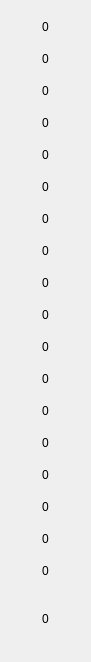
   <widget class="QWidget" name="gridLayoutWidget_6">
    <property name="geometry">
     <rect>
      <x>290</x>
      <y>41</y>
      <width>71</width>
      <height>601</height>
     </rect>
    </property>
    <layout class="QGridLayout" name="Cgrid">
     <property name="spacing">
      <number>0</number>
     </property>
     <item row="16" column="0">
      <widget class="QPushButton" name="pushButton_43">
       <property name="sizePolicy">
        <sizepolicy hsizetype="Fixed" vsizetype="Fixed">
         <horstretch>0</horstretch>
         <verstretch>0</verstretch>
        </sizepolicy>
       </property>
       <property name="minimumSize">
        <size>
         <width>69</width>
         <height>32</height>
        </size>
       </property>
       <property name="maximumSize">
        <size>
         <width>69</width>
         <height>32</height>
        </size>
       </property>
       <property name="text">
        <string>0</string>
       </property>
       <property name="flat">
        <bool>true</bool>
       </property>
      </widget>
     </item>
     <item row="12" column="0">
      <widget class="QPushButton" name="pushButton_45">
       <property name="sizePolicy">
        <sizepolicy hsizetype="Fixed" vsizetype="Fixed">
         <horstretch>0</horstretch>
         <verstretch>0</verstretch>
        </sizepolicy>
       </property>
       <property name="minimumSize">
        <size>
         <width>69</width>
         <height>32</height>
        </size>
       </property>
       <property name="maximumSize">
        <size>
         <width>69</width>
         <height>32</height>
        </size>
       </property>
       <property name="text">
        <string>0</string>
       </property>
       <property name="flat">
        <bool>true</bool>
       </property>
      </widget>
     </item>
     <item row="13" column="0">
      <widget class="QPushButton" name="pushButton_46">
       <property name="sizePolicy">
        <sizepolicy hsizetype="Fixed" vsizetype="Fixed">
         <horstretch>0</horstretch>
         <verstretch>0</verstretch>
        </sizepolicy>
       </property>
       <property name="minimumSize">
        <size>
         <width>69</width>
         <height>32</height>
        </size>
       </property>
       <property name="maximumSize">
        <size>
         <width>69</width>
         <height>32</height>
        </size>
       </property>
       <property name="text">
        <string>0</string>
       </property>
       <property name="flat">
        <bool>true</bool>
       </property>
      </widget>
     </item>
     <item row="8" column="0">
      <widget class="QPushButton" name="pushButton_47">
       <property name="sizePolicy">
        <sizepolicy hsizetype="Fixed" vsizetype="Fixed">
         <horstretch>0</horstretch>
         <verstretch>0</verstretch>
        </sizepolicy>
       </property>
       <property name="minimumSize">
        <size>
         <width>69</width>
         <height>32</height>
        </size>
       </property>
       <property name="maximumSize">
        <size>
         <width>69</width>
         <height>32</height>
        </size>
       </property>
       <property name="text">
        <string>0</string>
       </property>
       <property name="flat">
        <bool>true</bool>
       </property>
      </widget>
     </item>
     <item row="14" column="0">
      <widget class="QPushButton" name="pushButton_48">
       <property name="sizePolicy">
        <sizepolicy hsizetype="Fixed" vsizetype="Fixed">
         <horstretch>0</horstretch>
         <verstretch>0</verstretch>
        </sizepolicy>
       </property>
       <property name="minimumSize">
        <size>
         <width>69</width>
         <height>32</height>
        </size>
       </property>
       <property name="maximumSize">
        <size>
         <width>69</width>
         <height>32</height>
        </size>
       </property>
       <property name="text">
        <string>0</string>
       </property>
       <property name="flat">
        <bool>true</bool>
       </property>
      </widget>
     </item>
     <item row="17" column="0">
      <widget class="QPushButton" name="pushButton_49">
       <property name="sizePolicy">
        <sizepolicy hsizetype="Fixed" vsizetype="Fixed">
         <horstretch>0</horstretch>
         <verstretch>0</verstretch>
        </sizepolicy>
       </property>
       <property name="minimumSize">
        <size>
         <width>69</width>
         <height>32</height>
        </size>
       </property>
       <property name="maximumSize">
        <size>
         <width>69</width>
         <height>32</height>
        </size>
       </property>
       <property name="text">
        <string>0</string>
       </property>
       <property name="flat">
        <bool>true</bool>
       </property>
      </widget>
     </item>
     <item row="1" column="0">
      <widget class="QPushButton" name="pushButton_50">
       <property name="sizePolicy">
        <sizepolicy hsizetype="Fixed" vsizetype="Fixed">
         <horstretch>0</horstretch>
         <verstretch>0</verstretch>
        </sizepolicy>
       </property>
       <property name="minimumSize">
        <size>
         <width>69</width>
         <height>32</height>
        </size>
       </property>
       <property name="maximumSize">
        <size>
         <width>69</width>
         <height>32</height>
        </size>
       </property>
       <property name="text">
        <string>0</string>
       </property>
       <property name="flat">
        <bool>true</bool>
       </property>
      </widget>
     </item>
     <item row="18" column="0" rowspan="2">
      <widget class="QPushButton" name="pushButton_51">
       <property name="sizePolicy">
        <sizepolicy hsizetype="Fixed" vsizetype="Fixed">
         <horstretch>0</horstretch>
         <verstretch>0</verstretch>
        </sizepolicy>
       </property>
       <property name="minimumSize">
        <size>
         <width>69</width>
         <height>64</height>
        </size>
       </property>
       <property name="maximumSize">
        <size>
         <width>69</width>
         <height>64</height>
        </size>
       </property>
       <property name="text">
        <string>0</string>
       </property>
       <property name="flat">
        <bool>true</bool>
       </property>
      </widget>
     </item>
     <item row="4" column="0">
      <widget class="QPushButton" name="pushButton_52">
       <property name="sizePolicy">
        <sizepolicy hsizetype="Fixed" vsizetype="Fixed">
         <horstretch>0</horstretch>
         <verstretch>0</verstretch>
        </sizepolicy>
       </property>
       <property name="minimumSize">
        <size>
         <width>69</width>
         <height>32</height>
        </size>
       </property>
       <property name="maximumSize">
        <size>
         <width>69</width>
         <height>32</height>
        </size>
       </property>
       <property name="text">
        <string>0</string>
       </property>
       <property name="flat">
        <bool>true</bool>
       </property>
      </widget>
     </item>
     <item row="2" column="0">
      <widget class="QPushButton" name="pushButton_53">
       <property name="sizePolicy">
        <sizepolicy hsizetype="Fixed" vsizetype="Fixed">
         <horstretch>0</horstretch>
         <verstretch>0</verstretch>
        </sizepolicy>
       </property>
       <property name="minimumSize">
        <size>
         <width>69</width>
         <height>32</height>
        </size>
       </property>
       <property name="maximumSize">
        <size>
         <width>69</width>
         <height>32</height>
        </size>
       </property>
       <property name="text">
        <string>0</string>
       </property>
       <property name="flat">
        <bool>true</bool>
       </property>
      </widget>
     </item>
     <item row="10" column="0">
      <widget class="QPushButton" name="pushButton_54">
       <property name="sizePolicy">
        <sizepolicy hsizetype="Fixed" vsizetype="Fixed">
         <horstretch>0</horstretch>
         <verstretch>0</verstretch>
        </sizepolicy>
       </property>
       <property name="minimumSize">
        <size>
         <width>69</width>
         <height>32</height>
        </size>
       </property>
       <property name="maximumSize">
        <size>
         <width>69</width>
         <height>32</height>
        </size>
       </property>
       <property name="text">
        <string>0</string>
       </property>
       <property name="flat">
        <bool>true</bool>
       </property>
      </widget>
     </item>
     <item row="5" column="0">
      <widget class="QPushButton" name="pushButton_55">
       <property name="sizePolicy">
        <sizepolicy hsizetype="Fixed" vsizetype="Fixed">
         <horstretch>0</horstretch>
         <verstretch>0</verstretch>
        </sizepolicy>
       </property>
       <property name="minimumSize">
        <size>
         <width>69</width>
         <height>32</height>
        </size>
       </property>
       <property name="maximumSize">
        <size>
         <width>69</width>
         <height>32</height>
        </size>
       </property>
       <property name="text">
        <string>0</string>
       </property>
       <property name="flat">
        <bool>true</bool>
       </property>
      </widget>
     </item>
     <item row="9" column="0">
      <widget class="QPushButton" name="pushButton_56">
       <property name="sizePolicy">
        <sizepolicy hsizetype="Fixed" vsizetype="Fixed">
         <horstretch>0</horstretch>
         <verstretch>0</verstretch>
        </sizepolicy>
       </property>
       <property name="minimumSize">
        <size>
         <width>69</width>
         <height>32</height>
        </size>
       </property>
       <property name="maximumSize">
        <size>
         <width>69</width>
         <height>32</height>
        </size>
       </property>
       <property name="text">
        <string>0</string>
       </property>
       <property name="flat">
        <bool>true</bool>
       </property>
      </widget>
     </item>
     <item row="11" column="0">
      <widget class="QPushButton" name="pushButton_57">
       <property name="sizePolicy">
        <sizepolicy hsizetype="Fixed" vsizetype="Fixed">
         <horstretch>0</horstretch>
         <verstretch>0</verstretch>
        </sizepolicy>
       </property>
       <property name="minimumSize">
        <size>
         <width>69</width>
         <height>32</height>
        </size>
       </property>
       <property name="maximumSize">
        <size>
         <width>69</width>
         <height>32</height>
        </size>
       </property>
       <property name="text">
        <string>0</string>
       </property>
       <property name="flat">
        <bool>true</bool>
       </property>
      </widget>
     </item>
     <item row="6" column="0">
      <widget class="QPushButton" name="pushButton_58">
       <property name="sizePolicy">
        <sizepolicy hsizetype="Fixed" vsizetype="Fixed">
         <horstretch>0</horstretch>
         <verstretch>0</verstretch>
        </sizepolicy>
       </property>
       <property name="minimumSize">
        <size>
         <width>69</width>
         <height>32</height>
        </size>
       </property>
       <property name="maximumSize">
        <size>
         <width>69</width>
         <height>32</height>
        </size>
       </property>
       <property name="text">
        <string>0</string>
       </property>
       <property name="flat">
        <bool>true</bool>
       </property>
      </widget>
     </item>
     <item row="7" column="0">
      <widget class="QPushButton" name="pushButton_59">
       <property name="sizePolicy">
        <sizepolicy hsizetype="Fixed" vsizetype="Fixed">
         <horstretch>0</horstretch>
         <verstretch>0</verstretch>
        </sizepolicy>
       </property>
       <property name="minimumSize">
        <size>
         <width>69</width>
         <height>32</height>
        </size>
       </property>
       <property name="maximumSize">
        <size>
         <width>69</width>
         <height>32</height>
        </size>
       </property>
       <property name="text">
        <string>0</string>
       </property>
       <property name="flat">
        <bool>true</bool>
       </property>
      </widget>
     </item>
     <item row="3" column="0">
      <widget class="QPushButton" name="pushButton_60">
       <property name="sizePolicy">
        <sizepolicy hsizetype="Fixed" vsizetype="Fixed">
         <horstretch>0</horstretch>
         <verstretch>0</verstretch>
        </sizepolicy>
       </property>
       <property name="minimumSize">
        <size>
         <width>69</width>
         <height>32</height>
        </size>
       </property>
       <property name="maximumSize">
        <size>
         <width>69</width>
         <height>32</height>
        </size>
       </property>
       <property name="text">
        <string>0</string>
       </property>
       <property name="flat">
        <bool>true</bool>
       </property>
      </widget>
     </item>
     <item row="15" column="0">
      <widget class="QPushButton" name="pushButton_61">
       <property name="sizePolicy">
        <sizepolicy hsizetype="Fixed" vsizetype="Fixed">
         <horstretch>0</horstretch>
         <verstretch>0</verstretch>
        </sizepolicy>
       </property>
       <property name="minimumSize">
        <size>
         <width>69</width>
         <height>32</height>
        </size>
       </property>
       <property name="maximumSize">
        <size>
         <width>69</width>
         <height>32</height>
        </size>
       </property>
       <property name="text">
        <string>0</string>
       </property>
       <property name="flat">
        <bool>true</bool>
       </property>
      </widget>
     </item>
     <item row="0" column="0">
      <widget class="QPushButton" name="pushButton_44">
       <property name="sizePolicy">
        <sizepolicy hsizetype="Fixed" vsizetype="Fixed">
         <horstretch>0</horstretch>
         <verstretch>0</verstretch>
        </sizepolicy>
       </property>
       <property name="minimumSize">
        <size>
         <width>69</width>
         <height>32</height>
        </size>
       </property>
       <property name="maximumSize">
        <size>
         <width>69</width>
         <height>32</height>
        </size>
       </property>
       <property name="text">
        <string>0</string>
       </property>
       <property name="flat">
        <bool>true</bool>
       </property>
      </widget>
     </item>
    </layout>
   </widget>
